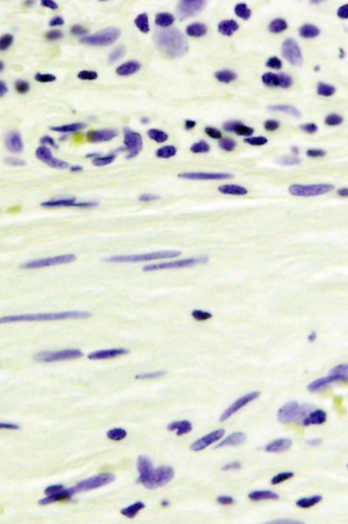
#> input picture test.png, 348 x 524 px
$ python -i process.py   (imports and definitions only)
#> lines starting #> are read from the running program, lines starting #| are printed output that depends on the picture
from collections import deque
from bisect import bisect_right
import numpy as np
import torch
import cv2


# [53 lines left out: functions BFS, connectedComponents, not called in this run]


def postProcess(frame, outputs):
    medsam_seg_prob = torch.sigmoid(outputs.pred_masks.squeeze(1))
    medsam_seg_prob = medsam_seg_prob.cpu().numpy().squeeze()
    medsam_seg = (medsam_seg_prob > 0.1).astype(np.uint8)
    nuclei_count, adj_nuclei_count = connectedComponents(medsam_seg)
    medsam_seg = cv2.resize(
        medsam_seg, (frame.shape[1], frame.shape[0]))

    color = np.array([30/255, 144/255, 255/255])
    mask_image = (medsam_seg[:, :, None] *
                  color * 255).astype(np.uint8)
    frame_with_mask = cv2.addWeighted(frame, 0.5, mask_image, 0.5, 0)

    frame_with_mask_rgb = cv2.cvtColor(
        frame_with_mask, cv2.COLOR_BGR2RGB)
    return frame_with_mask_rgb, nuclei_count, adj_nuclei_count

>>> import cv2
>>> picture = cv2.imread('../test.png', cv2.IMREAD_GRAYSCALE)
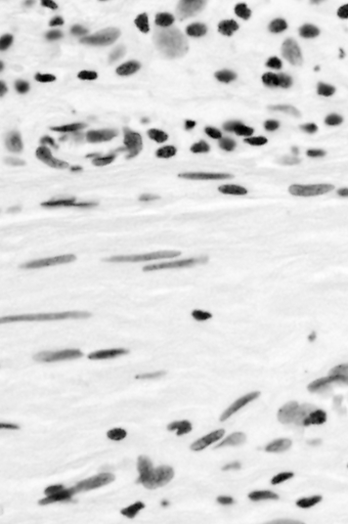
#> picture: shape (524, 348); min 0, max 255, mean 220.1
>>> result = postProcess(picture, 'out.png')
#> (the run stopped early here; a loop or call above may not have finished)
